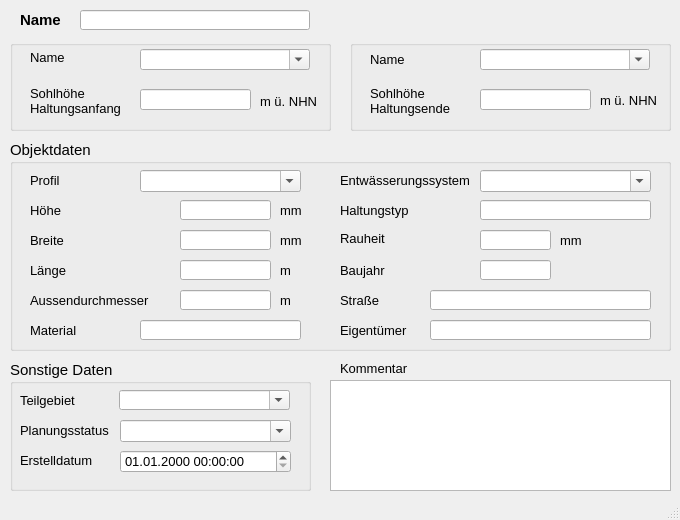
<?xml version="1.0" encoding="UTF-8"?>
<ui version="4.0">
 <class>MainWindow</class>
 <widget class="QMainWindow" name="MainWindow">
  <property name="geometry">
   <rect>
    <x>0</x>
    <y>0</y>
    <width>680</width>
    <height>520</height>
   </rect>
  </property>
  <property name="minimumSize">
   <size>
    <width>680</width>
    <height>520</height>
   </size>
  </property>
  <property name="font">
   <font>
    <family>Tahoma</family>
    <pointsize>10</pointsize>
   </font>
  </property>
  <property name="windowTitle">
   <string>Schieber</string>
  </property>
  <widget class="QWidget" name="centralwidget">
   <widget class="QLabel" name="label">
    <property name="geometry">
     <rect>
      <x>20</x>
      <y>10</y>
      <width>51</width>
      <height>20</height>
     </rect>
    </property>
    <property name="font">
     <font>
      <family>Tahoma</family>
      <pointsize>11</pointsize>
      <weight>75</weight>
      <bold>true</bold>
     </font>
    </property>
    <property name="text">
     <string>Name</string>
    </property>
   </widget>
   <widget class="QGroupBox" name="groupBox_3">
    <property name="geometry">
     <rect>
      <x>10</x>
      <y>360</y>
      <width>301</width>
      <height>131</height>
     </rect>
    </property>
    <property name="font">
     <font>
      <family>Tahoma</family>
      <pointsize>11</pointsize>
     </font>
    </property>
    <property name="title">
     <string>Sonstige Daten</string>
    </property>
    <widget class="QComboBox" name="teilgebiet">
     <property name="geometry">
      <rect>
       <x>109</x>
       <y>30</y>
       <width>171</width>
       <height>20</height>
      </rect>
     </property>
     <property name="font">
      <font>
       <family>Tahoma</family>
       <pointsize>10</pointsize>
      </font>
     </property>
     <property name="toolTip">
      <string>&lt;html&gt;&lt;head/&gt;&lt;body&gt;&lt;p&gt;Zuordnung zu definiertem Teilgebiet&lt;/p&gt;&lt;/body&gt;&lt;/html&gt;</string>
     </property>
     <property name="statusTip">
      <string>Zuordnung zu definiertem Teilgebiet</string>
     </property>
     <property name="editable">
      <bool>true</bool>
     </property>
    </widget>
    <widget class="QLabel" name="label_11">
     <property name="geometry">
      <rect>
       <x>10</x>
       <y>30</y>
       <width>71</width>
       <height>20</height>
      </rect>
     </property>
     <property name="font">
      <font>
       <family>Tahoma</family>
       <pointsize>10</pointsize>
      </font>
     </property>
     <property name="text">
      <string>Teilgebiet</string>
     </property>
     <property name="buddy">
      <cstring>simstatus</cstring>
     </property>
    </widget>
    <widget class="QComboBox" name="simstatus">
     <property name="geometry">
      <rect>
       <x>110</x>
       <y>60</y>
       <width>171</width>
       <height>22</height>
      </rect>
     </property>
     <property name="font">
      <font>
       <family>Tahoma</family>
       <pointsize>10</pointsize>
      </font>
     </property>
     <property name="toolTip">
      <string>&lt;html&gt;&lt;head/&gt;&lt;body&gt;&lt;p&gt;&lt;span style=&quot; font-family:'Calibri','sans-serif';&quot;&gt;aktueller Status (z.B. vorhanden, in Planung, etc.)&lt;/span&gt;&lt;/p&gt;&lt;/body&gt;&lt;/html&gt;</string>
     </property>
     <property name="statusTip">
      <string>aktueller Status (z.B. vorhanden, in Planung, etc.)</string>
     </property>
     <property name="editable">
      <bool>true</bool>
     </property>
    </widget>
    <widget class="QgsDateTimeEdit" name="createdat">
     <property name="geometry">
      <rect>
       <x>110</x>
       <y>90</y>
       <width>171</width>
       <height>23</height>
      </rect>
     </property>
     <property name="font">
      <font>
       <family>Tahoma</family>
       <pointsize>10</pointsize>
      </font>
     </property>
     <property name="currentSection">
      <enum>QDateTimeEdit::DaySection</enum>
     </property>
     <property name="displayFormat">
      <string>dd.MM.yyyy HH:mm:ss</string>
     </property>
    </widget>
    <widget class="QLabel" name="label_10">
     <property name="geometry">
      <rect>
       <x>10</x>
       <y>60</y>
       <width>111</width>
       <height>21</height>
      </rect>
     </property>
     <property name="font">
      <font>
       <family>Tahoma</family>
       <pointsize>10</pointsize>
      </font>
     </property>
     <property name="text">
      <string>Planungsstatus</string>
     </property>
     <property name="buddy">
      <cstring>simstatus</cstring>
     </property>
    </widget>
    <widget class="QLabel" name="label_71">
     <property name="geometry">
      <rect>
       <x>10</x>
       <y>90</y>
       <width>151</width>
       <height>21</height>
      </rect>
     </property>
     <property name="font">
      <font>
       <family>Tahoma</family>
       <pointsize>10</pointsize>
      </font>
     </property>
     <property name="text">
      <string>Erstelldatum</string>
     </property>
    </widget>
   </widget>
   <widget class="QGroupBox" name="groupBox_2">
    <property name="geometry">
     <rect>
      <x>10</x>
      <y>40</y>
      <width>321</width>
      <height>91</height>
     </rect>
    </property>
    <property name="font">
     <font>
      <family>Tahoma</family>
      <pointsize>11</pointsize>
     </font>
    </property>
    <property name="title">
     <string/>
    </property>
    <widget class="QComboBox" name="schoben">
     <property name="geometry">
      <rect>
       <x>130</x>
       <y>9</y>
       <width>170</width>
       <height>21</height>
      </rect>
     </property>
     <property name="font">
      <font>
       <family>Tahoma</family>
       <pointsize>10</pointsize>
      </font>
     </property>
     <property name="toolTip">
      <string>&lt;html&gt;&lt;head/&gt;&lt;body&gt;&lt;p&gt;Name des oberen Schachts&lt;/p&gt;&lt;/body&gt;&lt;/html&gt;</string>
     </property>
     <property name="statusTip">
      <string>Name des oberen Schachts</string>
     </property>
     <property name="editable">
      <bool>true</bool>
     </property>
    </widget>
    <widget class="QLabel" name="label_3">
     <property name="geometry">
      <rect>
       <x>20</x>
       <y>9</y>
       <width>90</width>
       <height>16</height>
      </rect>
     </property>
     <property name="font">
      <font>
       <family>Tahoma</family>
       <pointsize>10</pointsize>
      </font>
     </property>
     <property name="text">
      <string>Name</string>
     </property>
    </widget>
    <widget class="QLabel" name="label_28">
     <property name="geometry">
      <rect>
       <x>20</x>
       <y>40</y>
       <width>101</width>
       <height>41</height>
      </rect>
     </property>
     <property name="font">
      <font>
       <family>Tahoma</family>
       <pointsize>10</pointsize>
      </font>
     </property>
     <property name="text">
      <string>Sohlhöhe
Haltungsanfang</string>
     </property>
    </widget>
    <widget class="QLabel" name="label_18">
     <property name="geometry">
      <rect>
       <x>250</x>
       <y>51</y>
       <width>61</width>
       <height>20</height>
      </rect>
     </property>
     <property name="font">
      <font>
       <family>Tahoma</family>
       <pointsize>10</pointsize>
      </font>
     </property>
     <property name="text">
      <string>m ü. NHN</string>
     </property>
    </widget>
    <widget class="QLineEdit" name="sohleoben">
     <property name="geometry">
      <rect>
       <x>130</x>
       <y>49</y>
       <width>111</width>
       <height>21</height>
      </rect>
     </property>
     <property name="font">
      <font>
       <family>Tahoma</family>
       <pointsize>10</pointsize>
      </font>
     </property>
     <property name="toolTip">
      <string/>
     </property>
     <property name="statusTip">
      <string/>
     </property>
    </widget>
   </widget>
   <widget class="QLabel" name="label_22">
    <property name="geometry">
     <rect>
      <x>340</x>
      <y>360</y>
      <width>81</width>
      <height>16</height>
     </rect>
    </property>
    <property name="font">
     <font>
      <family>Tahoma</family>
      <pointsize>10</pointsize>
     </font>
    </property>
    <property name="text">
     <string>Kommentar</string>
    </property>
   </widget>
   <widget class="QTextEdit" name="kommentar">
    <property name="geometry">
     <rect>
      <x>330</x>
      <y>380</y>
      <width>341</width>
      <height>111</height>
     </rect>
    </property>
    <property name="font">
     <font>
      <family>Tahoma</family>
      <pointsize>10</pointsize>
     </font>
    </property>
    <property name="toolTip">
     <string>&lt;html&gt;&lt;head/&gt;&lt;body&gt;&lt;p&gt;&lt;span style=&quot; font-family:'Calibri','sans-serif';&quot;&gt;Platz für eigene Kommentare.&lt;/span&gt;&lt;/p&gt;&lt;/body&gt;&lt;/html&gt;</string>
    </property>
    <property name="statusTip">
     <string>Platz für zusätzliche Kommentare</string>
    </property>
   </widget>
   <widget class="QLineEdit" name="haltnam">
    <property name="geometry">
     <rect>
      <x>80</x>
      <y>10</y>
      <width>230</width>
      <height>20</height>
     </rect>
    </property>
    <property name="font">
     <font>
      <family>Tahoma</family>
      <pointsize>11</pointsize>
     </font>
    </property>
    <property name="toolTip">
     <string>&lt;html&gt;&lt;head/&gt;&lt;body&gt;&lt;p&gt;Eindeutige Bezeichnung&lt;/p&gt;&lt;/body&gt;&lt;/html&gt;</string>
    </property>
    <property name="statusTip">
     <string>Eindeutige Bezeichnung</string>
    </property>
   </widget>
   <widget class="QGroupBox" name="groupBox_4">
    <property name="geometry">
     <rect>
      <x>350</x>
      <y>40</y>
      <width>321</width>
      <height>91</height>
     </rect>
    </property>
    <property name="font">
     <font>
      <family>Tahoma</family>
      <pointsize>11</pointsize>
     </font>
    </property>
    <property name="title">
     <string/>
    </property>
    <widget class="QComboBox" name="schunten">
     <property name="geometry">
      <rect>
       <x>130</x>
       <y>9</y>
       <width>170</width>
       <height>21</height>
      </rect>
     </property>
     <property name="font">
      <font>
       <family>Tahoma</family>
       <pointsize>10</pointsize>
      </font>
     </property>
     <property name="toolTip">
      <string>&lt;html&gt;&lt;head/&gt;&lt;body&gt;&lt;p&gt;Name des unteren Schachts&lt;/p&gt;&lt;/body&gt;&lt;/html&gt;</string>
     </property>
     <property name="statusTip">
      <string>Name des unteren Schachts</string>
     </property>
     <property name="editable">
      <bool>true</bool>
     </property>
    </widget>
    <widget class="QLabel" name="label_9">
     <property name="geometry">
      <rect>
       <x>20</x>
       <y>9</y>
       <width>100</width>
       <height>21</height>
      </rect>
     </property>
     <property name="font">
      <font>
       <family>Tahoma</family>
       <pointsize>10</pointsize>
      </font>
     </property>
     <property name="text">
      <string>Name</string>
     </property>
    </widget>
    <widget class="QLabel" name="label_29">
     <property name="geometry">
      <rect>
       <x>20</x>
       <y>40</y>
       <width>91</width>
       <height>41</height>
      </rect>
     </property>
     <property name="font">
      <font>
       <family>Tahoma</family>
       <pointsize>10</pointsize>
      </font>
     </property>
     <property name="text">
      <string>Sohlhöhe
Haltungsende</string>
     </property>
    </widget>
    <widget class="QLineEdit" name="sohleunten">
     <property name="geometry">
      <rect>
       <x>130</x>
       <y>49</y>
       <width>111</width>
       <height>21</height>
      </rect>
     </property>
     <property name="font">
      <font>
       <family>Tahoma</family>
       <pointsize>10</pointsize>
      </font>
     </property>
     <property name="toolTip">
      <string/>
     </property>
     <property name="statusTip">
      <string/>
     </property>
    </widget>
    <widget class="QLabel" name="label_19">
     <property name="geometry">
      <rect>
       <x>250</x>
       <y>50</y>
       <width>61</width>
       <height>21</height>
      </rect>
     </property>
     <property name="font">
      <font>
       <family>Tahoma</family>
       <pointsize>10</pointsize>
      </font>
     </property>
     <property name="text">
      <string>m ü. NHN</string>
     </property>
    </widget>
   </widget>
   <widget class="QGroupBox" name="groupBox_5">
    <property name="geometry">
     <rect>
      <x>10</x>
      <y>140</y>
      <width>661</width>
      <height>211</height>
     </rect>
    </property>
    <property name="font">
     <font>
      <family>Tahoma</family>
      <pointsize>11</pointsize>
     </font>
    </property>
    <property name="title">
     <string>Objektdaten</string>
    </property>
    <widget class="QLabel" name="label_21">
     <property name="geometry">
      <rect>
       <x>270</x>
       <y>120</y>
       <width>31</width>
       <height>21</height>
      </rect>
     </property>
     <property name="font">
      <font>
       <family>Tahoma</family>
       <pointsize>10</pointsize>
      </font>
     </property>
     <property name="text">
      <string>m </string>
     </property>
    </widget>
    <widget class="QLabel" name="label_17">
     <property name="geometry">
      <rect>
       <x>20</x>
       <y>110</y>
       <width>151</width>
       <height>41</height>
      </rect>
     </property>
     <property name="font">
      <font>
       <family>Tahoma</family>
       <pointsize>10</pointsize>
      </font>
     </property>
     <property name="text">
      <string>Länge</string>
     </property>
    </widget>
    <widget class="QLabel" name="label_70">
     <property name="geometry">
      <rect>
       <x>550</x>
       <y>90</y>
       <width>46</width>
       <height>21</height>
      </rect>
     </property>
     <property name="font">
      <font>
       <family>Tahoma</family>
       <pointsize>10</pointsize>
      </font>
     </property>
     <property name="text">
      <string>mm</string>
     </property>
    </widget>
    <widget class="QLabel" name="label_54">
     <property name="geometry">
      <rect>
       <x>20</x>
       <y>30</y>
       <width>91</width>
       <height>21</height>
      </rect>
     </property>
     <property name="font">
      <font>
       <family>Tahoma</family>
       <pointsize>10</pointsize>
      </font>
     </property>
     <property name="text">
      <string>Profil</string>
     </property>
    </widget>
    <widget class="QLabel" name="label_52">
     <property name="geometry">
      <rect>
       <x>330</x>
       <y>30</y>
       <width>151</width>
       <height>21</height>
      </rect>
     </property>
     <property name="font">
      <font>
       <family>Tahoma</family>
       <pointsize>10</pointsize>
      </font>
     </property>
     <property name="text">
      <string>Entwässerungssystem</string>
     </property>
    </widget>
    <widget class="QLineEdit" name="material">
     <property name="geometry">
      <rect>
       <x>130</x>
       <y>180</y>
       <width>161</width>
       <height>20</height>
      </rect>
     </property>
     <property name="toolTip">
      <string>&lt;html&gt;&lt;head/&gt;&lt;body&gt;&lt;p&gt;Material&lt;/p&gt;&lt;/body&gt;&lt;/html&gt;</string>
     </property>
     <property name="statusTip">
      <string/>
     </property>
    </widget>
    <widget class="QLineEdit" name="ks">
     <property name="geometry">
      <rect>
       <x>470</x>
       <y>90</y>
       <width>71</width>
       <height>20</height>
      </rect>
     </property>
     <property name="font">
      <font>
       <family>Tahoma</family>
       <pointsize>10</pointsize>
      </font>
     </property>
     <property name="toolTip">
      <string>&lt;html&gt;&lt;head/&gt;&lt;body&gt;&lt;p&gt;Absolute Rauheit gemäß Prandtl-Colebrook&lt;/p&gt;&lt;/body&gt;&lt;/html&gt;</string>
     </property>
     <property name="statusTip">
      <string>Absolute Rauheit gemäß Prandtl-Colebrook</string>
     </property>
    </widget>
    <widget class="QLabel" name="label_20">
     <property name="geometry">
      <rect>
       <x>270</x>
       <y>90</y>
       <width>31</width>
       <height>21</height>
      </rect>
     </property>
     <property name="font">
      <font>
       <family>Tahoma</family>
       <pointsize>10</pointsize>
      </font>
     </property>
     <property name="text">
      <string>mm</string>
     </property>
    </widget>
    <widget class="QLabel" name="label_61">
     <property name="geometry">
      <rect>
       <x>330</x>
       <y>90</y>
       <width>101</width>
       <height>16</height>
      </rect>
     </property>
     <property name="font">
      <font>
       <family>Tahoma</family>
       <pointsize>10</pointsize>
      </font>
     </property>
     <property name="text">
      <string>Rauheit</string>
     </property>
    </widget>
    <widget class="QLabel" name="label_12">
     <property name="geometry">
      <rect>
       <x>330</x>
       <y>120</y>
       <width>101</width>
       <height>21</height>
      </rect>
     </property>
     <property name="font">
      <font>
       <family>Tahoma</family>
       <pointsize>10</pointsize>
      </font>
     </property>
     <property name="text">
      <string>Baujahr</string>
     </property>
    </widget>
    <widget class="QLineEdit" name="hoehe">
     <property name="geometry">
      <rect>
       <x>170</x>
       <y>60</y>
       <width>91</width>
       <height>20</height>
      </rect>
     </property>
     <property name="font">
      <font>
       <family>Tahoma</family>
       <pointsize>10</pointsize>
      </font>
     </property>
     <property name="toolTip">
      <string/>
     </property>
     <property name="statusTip">
      <string/>
     </property>
    </widget>
    <widget class="QComboBox" name="profilnam">
     <property name="geometry">
      <rect>
       <x>130</x>
       <y>30</y>
       <width>161</width>
       <height>22</height>
      </rect>
     </property>
     <property name="font">
      <font>
       <family>Tahoma</family>
       <pointsize>10</pointsize>
      </font>
     </property>
     <property name="toolTip">
      <string>&lt;html&gt;&lt;head/&gt;&lt;body&gt;&lt;p&gt;Profil der Haltung gem. HE&lt;/p&gt;&lt;/body&gt;&lt;/html&gt;</string>
     </property>
     <property name="statusTip">
      <string/>
     </property>
     <property name="editable">
      <bool>true</bool>
     </property>
    </widget>
    <widget class="QLabel" name="label_7">
     <property name="geometry">
      <rect>
       <x>20</x>
       <y>90</y>
       <width>101</width>
       <height>21</height>
      </rect>
     </property>
     <property name="font">
      <font>
       <family>Tahoma</family>
       <pointsize>10</pointsize>
      </font>
     </property>
     <property name="text">
      <string>Breite</string>
     </property>
    </widget>
    <widget class="QLabel" name="label_16">
     <property name="geometry">
      <rect>
       <x>270</x>
       <y>60</y>
       <width>31</width>
       <height>21</height>
      </rect>
     </property>
     <property name="font">
      <font>
       <family>Tahoma</family>
       <pointsize>10</pointsize>
      </font>
     </property>
     <property name="text">
      <string>mm</string>
     </property>
    </widget>
    <widget class="QComboBox" name="entwart">
     <property name="geometry">
      <rect>
       <x>470</x>
       <y>30</y>
       <width>171</width>
       <height>22</height>
      </rect>
     </property>
     <property name="font">
      <font>
       <family>Tahoma</family>
       <pointsize>10</pointsize>
      </font>
     </property>
     <property name="toolTip">
      <string>&lt;html&gt;&lt;head/&gt;&lt;body&gt;&lt;p&gt;vorh. Entwässerungssystem (z.B. Mischwasser, Regenwasser etc.)&lt;/p&gt;&lt;/body&gt;&lt;/html&gt;</string>
     </property>
     <property name="statusTip">
      <string>vorh. Entwässerungssystem (z.B. Mischwasser, Regenwasser etc.)</string>
     </property>
     <property name="editable">
      <bool>true</bool>
     </property>
    </widget>
    <widget class="QLineEdit" name="laenge">
     <property name="geometry">
      <rect>
       <x>170</x>
       <y>120</y>
       <width>91</width>
       <height>20</height>
      </rect>
     </property>
     <property name="font">
      <font>
       <family>Tahoma</family>
       <pointsize>10</pointsize>
      </font>
     </property>
     <property name="toolTip">
      <string/>
     </property>
     <property name="statusTip">
      <string/>
     </property>
    </widget>
    <widget class="QLineEdit" name="aussendurchmesser">
     <property name="geometry">
      <rect>
       <x>170</x>
       <y>150</y>
       <width>91</width>
       <height>20</height>
      </rect>
     </property>
     <property name="toolTip">
      <string>&lt;html&gt;&lt;head/&gt;&lt;body&gt;&lt;p&gt;Aussendurchmesser&lt;/p&gt;&lt;/body&gt;&lt;/html&gt;</string>
     </property>
     <property name="statusTip">
      <string/>
     </property>
    </widget>
    <widget class="QLabel" name="label_14">
     <property name="geometry">
      <rect>
       <x>20</x>
       <y>150</y>
       <width>121</width>
       <height>21</height>
      </rect>
     </property>
     <property name="font">
      <font>
       <family>Tahoma</family>
       <pointsize>10</pointsize>
      </font>
     </property>
     <property name="text">
      <string>Aussendurchmesser</string>
     </property>
    </widget>
    <widget class="QLineEdit" name="breite">
     <property name="geometry">
      <rect>
       <x>170</x>
       <y>90</y>
       <width>91</width>
       <height>20</height>
      </rect>
     </property>
     <property name="font">
      <font>
       <family>Tahoma</family>
       <pointsize>10</pointsize>
      </font>
     </property>
     <property name="toolTip">
      <string/>
     </property>
     <property name="statusTip">
      <string/>
     </property>
    </widget>
    <widget class="QLineEdit" name="baujahr">
     <property name="geometry">
      <rect>
       <x>470</x>
       <y>120</y>
       <width>71</width>
       <height>20</height>
      </rect>
     </property>
     <property name="toolTip">
      <string>&lt;html&gt;&lt;head/&gt;&lt;body&gt;&lt;p&gt;Baujahr&lt;/p&gt;&lt;/body&gt;&lt;/html&gt;</string>
     </property>
     <property name="statusTip">
      <string/>
     </property>
    </widget>
    <widget class="QLabel" name="label_6">
     <property name="geometry">
      <rect>
       <x>20</x>
       <y>60</y>
       <width>101</width>
       <height>21</height>
      </rect>
     </property>
     <property name="font">
      <font>
       <family>Tahoma</family>
       <pointsize>10</pointsize>
      </font>
     </property>
     <property name="text">
      <string>Höhe</string>
     </property>
    </widget>
    <widget class="QLabel" name="label_23">
     <property name="geometry">
      <rect>
       <x>20</x>
       <y>180</y>
       <width>101</width>
       <height>21</height>
      </rect>
     </property>
     <property name="font">
      <font>
       <family>Tahoma</family>
       <pointsize>10</pointsize>
      </font>
     </property>
     <property name="text">
      <string>Material</string>
     </property>
    </widget>
    <widget class="QLabel" name="label_27">
     <property name="geometry">
      <rect>
       <x>270</x>
       <y>150</y>
       <width>31</width>
       <height>21</height>
      </rect>
     </property>
     <property name="font">
      <font>
       <family>Tahoma</family>
       <pointsize>10</pointsize>
      </font>
     </property>
     <property name="text">
      <string>m</string>
     </property>
    </widget>
    <widget class="QLabel" name="label_13">
     <property name="geometry">
      <rect>
       <x>330</x>
       <y>60</y>
       <width>101</width>
       <height>21</height>
      </rect>
     </property>
     <property name="font">
      <font>
       <family>Tahoma</family>
       <pointsize>10</pointsize>
      </font>
     </property>
     <property name="text">
      <string>Haltungstyp</string>
     </property>
    </widget>
    <widget class="QLineEdit" name="haltungstyp">
     <property name="geometry">
      <rect>
       <x>470</x>
       <y>60</y>
       <width>171</width>
       <height>20</height>
      </rect>
     </property>
    </widget>
    <widget class="QLineEdit" name="eigentum">
     <property name="geometry">
      <rect>
       <x>420</x>
       <y>180</y>
       <width>221</width>
       <height>20</height>
      </rect>
     </property>
     <property name="toolTip">
      <string>&lt;html&gt;&lt;head/&gt;&lt;body&gt;&lt;p&gt;Eigentümer&lt;/p&gt;&lt;/body&gt;&lt;/html&gt;</string>
     </property>
     <property name="statusTip">
      <string/>
     </property>
    </widget>
    <widget class="QLabel" name="label_66">
     <property name="geometry">
      <rect>
       <x>330</x>
       <y>150</y>
       <width>100</width>
       <height>20</height>
      </rect>
     </property>
     <property name="font">
      <font>
       <family>Tahoma</family>
       <pointsize>10</pointsize>
      </font>
     </property>
     <property name="text">
      <string>Straße</string>
     </property>
    </widget>
    <widget class="QLineEdit" name="strasse">
     <property name="geometry">
      <rect>
       <x>420</x>
       <y>150</y>
       <width>221</width>
       <height>20</height>
      </rect>
     </property>
     <property name="toolTip">
      <string>&lt;html&gt;&lt;head/&gt;&lt;body&gt;&lt;p&gt;Straßenname&lt;/p&gt;&lt;/body&gt;&lt;/html&gt;</string>
     </property>
     <property name="statusTip">
      <string/>
     </property>
    </widget>
    <widget class="QLabel" name="label_65">
     <property name="geometry">
      <rect>
       <x>330</x>
       <y>180</y>
       <width>100</width>
       <height>20</height>
      </rect>
     </property>
     <property name="font">
      <font>
       <family>Tahoma</family>
       <pointsize>10</pointsize>
      </font>
     </property>
     <property name="text">
      <string>Eigentümer</string>
     </property>
    </widget>
   </widget>
  </widget>
  <widget class="QMenuBar" name="menubar">
   <property name="geometry">
    <rect>
     <x>0</x>
     <y>0</y>
     <width>680</width>
     <height>22</height>
    </rect>
   </property>
  </widget>
  <widget class="QStatusBar" name="statusbar"/>
 </widget>
 <customwidgets>
  <customwidget>
   <class>QgsDateTimeEdit</class>
   <extends>QDateTimeEdit</extends>
   <header>qgsdatetimeedit.h</header>
  </customwidget>
 </customwidgets>
 <resources/>
 <connections/>
</ui>
